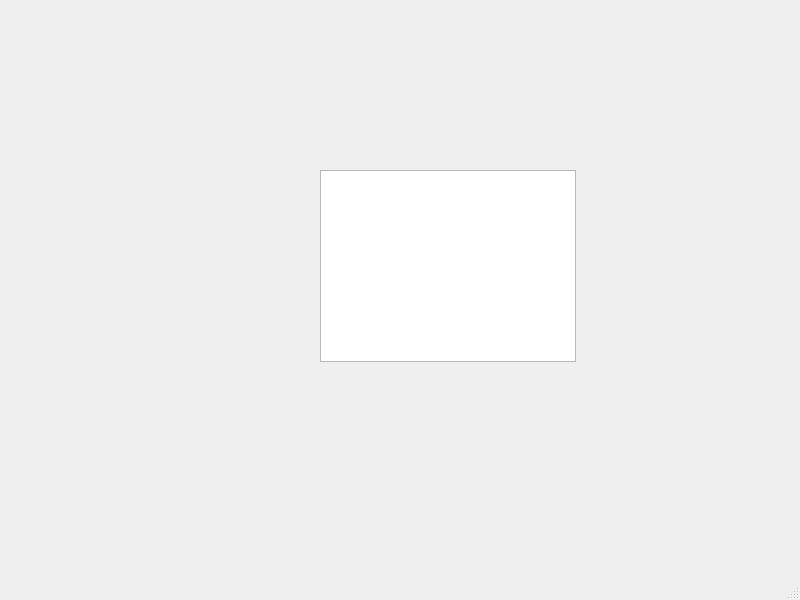
<?xml version="1.0" encoding="UTF-8"?>
<ui version="4.0">
 <class>MainWindow</class>
 <widget class="QMainWindow" name="MainWindow">
  <property name="geometry">
   <rect>
    <x>0</x>
    <y>0</y>
    <width>800</width>
    <height>600</height>
   </rect>
  </property>
  <property name="windowTitle">
   <string>MainWindow</string>
  </property>
  <widget class="QWidget" name="centralwidget">
   <widget class="QTreeView" name="treeView">
    <property name="geometry">
     <rect>
      <x>320</x>
      <y>170</y>
      <width>256</width>
      <height>192</height>
     </rect>
    </property>
   </widget>
  </widget>
  <widget class="QMenuBar" name="menubar">
   <property name="geometry">
    <rect>
     <x>0</x>
     <y>0</y>
     <width>800</width>
     <height>26</height>
    </rect>
   </property>
  </widget>
  <widget class="QStatusBar" name="statusbar"/>
 </widget>
 <resources/>
 <connections/>
</ui>
